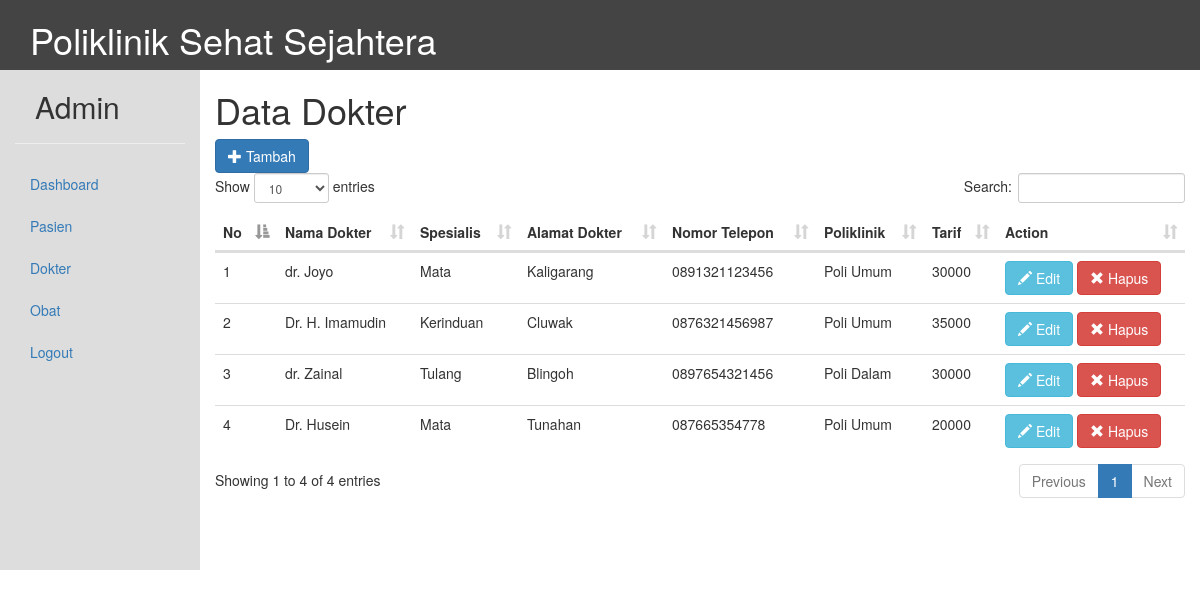
The app's page /index.php?halaman=dokter (signed in) with its own data.
### tables this page shows
CREATE TABLE `dokter` (
  `KodeDkt` varchar(15) NOT NULL,
  `NamaDkt` varchar(50) NOT NULL,
  `Spesialis` varchar(50) NOT NULL,
  `AlamatDkt` varchar(50) NOT NULL,
  `TeleponDkt` varchar(50) NOT NULL,
  `KodePlk` varchar(15) NOT NULL,
  `Tarif` int(11) NOT NULL
);

CREATE TABLE `poliklinik` (
  `KodePlk` varchar(15) NOT NULL,
  `NamaPlk` varchar(50) NOT NULL
);

### class/class.php (called while the page is built, shortened)
<?php
class proses{
	function __construct(){
		$server="localhost";
		$usr="root";
		$pwd="";
		$db="poliklinik";
		$this->con = new PDO("mysql:host=$server;dbname=$db", $usr, $pwd);
	}
	function tampil($select, $tabel, $property){
		$query= "SELECT $select FROM $tabel $property";
		$tam  = $this->con->query($query);
		return $tam;
	}
}
$proses = new proses;
	?>

### halaman/dokter.php (the view)
<?php include 'class/class.php'; ?>
<h1>Data Dokter</h1>
<button onclick="thickbox('thickbox/box-dokter.php','tampil')" class="btn btn-primary"><i class="glyphicon glyphicon-plus"></i>	Tambah</button>
<table class="table">
<thead>
	<tr>
		<th>No</th>
		<th>Nama Dokter</th>
		<th>Spesialis</th>
		<th>Alamat Dokter</th>
		<th>Nomor Telepon</th>
		<th>Poliklinik</th>
		<th>Tarif</th>
		<th>Action</th>
	</tr>
</thead>
	<?php
		$x = 0;
		$sql = $proses->tampil("dokter.KodeDkt,dokter.NamaDkt,Spesialis,dokter.AlamatDkt,dokter.TeleponDkt,poliklinik.NamaPlk,dokter.Tarif","dokter,poliklinik","WHERE dokter.KodePlk = poliklinik.KodePlk");
		foreach ($sql as $data) {
			$x++;
	 ?>
	<tr>
		<td ><?php echo $x ?></td>
		<td ><?php echo $data[1] ?></td>
		<td ><?php echo $data[2] ?></td>
		<td ><?php echo $data[3] ?></td>
		<td ><?php echo $data[4] ?></td>
		<td ><?php echo $data[5] ?></td>
		<td ><?php echo $data[6] ?></td>
		<td >
			<button onclick="thickbox('thickbox/box-dokter.php?id=<?php echo $data[0]; ?>','tampil')" class="btn btn-info"><i class="glyphicon glyphicon-pencil"></i> Edit</button>
			<button onclick="hapus_dokter('<?php echo $data[0] ?>')" class="btn btn-danger"><i class="glyphicon glyphicon-remove"></i> Hapus</button>
		</td>
	</tr>
	<?php } ?>
</table>

### index.php (shortened to what this page needs)
<?php
	if (isset($_SESSION['id'])) {
		$sesi = $_SESSION['id'];
		if ($sesi == "admin") {
			$user = "Admin";
			$pasien = "";
			$dokter = "";
			$obat = "";
			$laporan = "hidden";
		}
	} else {
		echo "<script>document.location='login.php'</script>";
	}
?>
<!DOCTYPE html>
<html>
<head>
	<link rel="stylesheet" type="text/css" href="assets/css/thickbox.css">
<link rel="stylesheet" type="text/css" href="assets/css/css/bootstrap.css">
<link rel="stylesheet" type="text/css" href="jquery-ui/jquery-ui.css">
<link rel="stylesheet" type="text/css" href="dataTables/datatables.css">
</head>
<body>
<div class="wadah">
	<div class="header" style="background-color: #444;color: #fff;">
		<div class="container">
			<div class="row">
				<div class="col-md-5">
					<h1>Poliklinik Sehat Sejahtera</h1>
				</div>
			</div>
		</div>
	</div>
	<div class="container col-sm-2" style="background-color: #ddd; height: 500px;">
			<h2 style="margin-left: 20px;"><?php echo $user ?></h2>
			<hr>
			<ul class="nav nav-pills nav-stacked">
				<li><a href="?halaman=home">Dashboard</a></li>
				<li class="<?php echo $pasien ?>"><a href="?halaman=pasien" >Pasien</a></li>
				<li class="<?php echo $dokter; ?>"><a href="?halaman=dokter" >Dokter</a></li>
				<li class="<?php echo $obat; ?>"><a href="?halaman=obat" >Obat</a></li>
				<li class="<?php echo $laporan; ?>"><a href="?halaman=laporan_pembayaran" >Laporan Pembayaran</a>
				<li><a href="proses/logout.php">Logout</a></li>
			</ul>
	</div>
	<div class="container col-sm-10">
		<div class="content">
			<?php
				if (isset($_GET['halaman'])){
					include "halaman/".$_GET['halaman'].".php";
				}else{
					include "halaman/home.php";
				}
			?>
		</div>
	</div>
</div>
</body>
</html>

### dataTables/datatables.css (style rules this page uses)
table.dataTable { clear: both; margin-top: 6px !important; margin-bottom: 6px !important; max-width: none !important; border-collapse: separate !important; }
table.dataTable td, table.dataTable th { -webkit-box-sizing: content-box; box-sizing: content-box; }
table.dataTable thead > tr > th.sorting_asc, table.dataTable thead > tr > th.sorting_desc, table.dataTable thead > tr > th.sorting, table.dataTable thead > tr > td.sorting_asc, table.dataTable thead > tr > td.sorting_desc, table.dataTable thead > tr > td.sorting { padding-right: 30px; }
table.dataTable thead .sorting, table.dataTable thead .sorting_asc, table.dataTable thead .sorting_desc, table.dataTable thead .sorting_asc_disabled, table.dataTable thead .sorting_desc_disabled { cursor: pointer; position: relative; }
table.dataTable thead .sorting:after, table.dataTable thead .sorting_asc:after, table.dataTable thead .sorting_desc:after, table.dataTable thead .sorting_asc_disabled:after, table.dataTable thead .sorting_desc_disabled:after { position: absolute; bottom: 8px; right: 8px; display: block; font-family: 'Glyphicons Halflings'; opacity: 0.5; }
table.dataTable thead .sorting:after { opacity: 0.2; content: "\e150"; }
table.dataTable thead .sorting_asc:after { content: "\e155"; }

### records on screen
dokter: NamaDkt "dr. Joyo", Spesialis "Mata", AlamatDkt "Kaligarang", TeleponDkt "0891321123456", poliklinik.NamaPlk "Poli Umum", Tarif "30000"
dokter: NamaDkt "Dr. H. Imamudin", Spesialis "Kerinduan", AlamatDkt "Cluwak", TeleponDkt "0876321456987", poliklinik.NamaPlk "Poli Umum", Tarif "35000"
dokter: NamaDkt "dr. Zainal", Spesialis "Tulang", AlamatDkt "Blingoh", TeleponDkt "0897654321456", poliklinik.NamaPlk "Poli Dalam", Tarif "30000"
dokter: NamaDkt "Dr. Husein", Spesialis "Mata", AlamatDkt "Tunahan", TeleponDkt "087665354778", poliklinik.NamaPlk "Poli Umum", Tarif "20000"

### other values on screen
$user "Admin"
